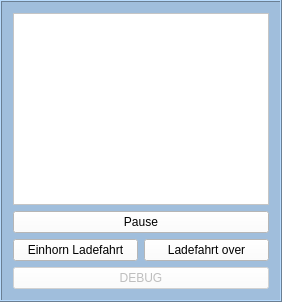
        <widget class="QFrame" name="frame_right">
         <property name="maximumSize">
          <size>
           <width>16777215</width>
           <height>400</height>
          </size>
         </property>
         <property name="styleSheet">
          <string notr="true">background-color: rgb(160 ,190, 220);</string>
         </property>
         <property name="frameShape">
          <enum>QFrame::Box</enum>
         </property>
         <property name="frameShadow">
          <enum>QFrame::Raised</enum>
         </property>
         <layout class="QVBoxLayout" name="verticalLayout_5">
          <item>
           <widget class="QListWidget" name="AuftragsListWidget">
            <property name="styleSheet">
             <string notr="true">background-color: rgb(255 ,255, 255);</string>
            </property>
            <property name="verticalScrollBarPolicy">
             <enum>Qt::ScrollBarAsNeeded</enum>
            </property>
            <property name="horizontalScrollBarPolicy">
             <enum>Qt::ScrollBarAsNeeded</enum>
            </property>
            <property name="sizeAdjustPolicy">
             <enum>QAbstractScrollArea::AdjustIgnored</enum>
            </property>
            <property name="horizontalScrollMode">
             <enum>QAbstractItemView::ScrollPerPixel</enum>
            </property>
           </widget>
          </item>
          <item>
           <widget class="QPushButton" name="Pause">
            <property name="styleSheet">
             <string notr="true">QPushButton {background-color: rgb(255 ,255, 255);}
QPushButton:checked { background-color: red;  }</string>
            </property>
            <property name="text">
             <string>Pause</string>
            </property>
            <property name="checkable">
             <bool>true</bool>
            </property>
            <property name="checked">
             <bool>false</bool>
            </property>
           </widget>
          </item>
          <item>
           <layout class="QHBoxLayout" name="horizontalLayout_9">
            <item>
             <widget class="QPushButton" name="pushButton">
              <property name="styleSheet">
               <string notr="true">background-color: rgb(255 ,255, 255);</string>
              </property>
              <property name="text">
               <string>Einhorn Ladefahrt</string>
              </property>
             </widget>
            </item>
            <item>
             <widget class="QPushButton" name="pushButton_2">
              <property name="styleSheet">
               <string notr="true">background-color: rgb(255 ,255, 255);</string>
              </property>
              <property name="text">
               <string>Ladefahrt over</string>
              </property>
             </widget>
            </item>
           </layout>
          </item>
          <item>
           <widget class="QPushButton" name="debugButton1">
            <property name="enabled">
             <bool>false</bool>
            </property>
            <property name="styleSheet">
             <string notr="true">background-color: rgb(255 ,255, 255);</string>
            </property>
            <property name="text">
             <string>DEBUG</string>
            </property>
           </widget>
          </item>
         </layout>
        </widget>
